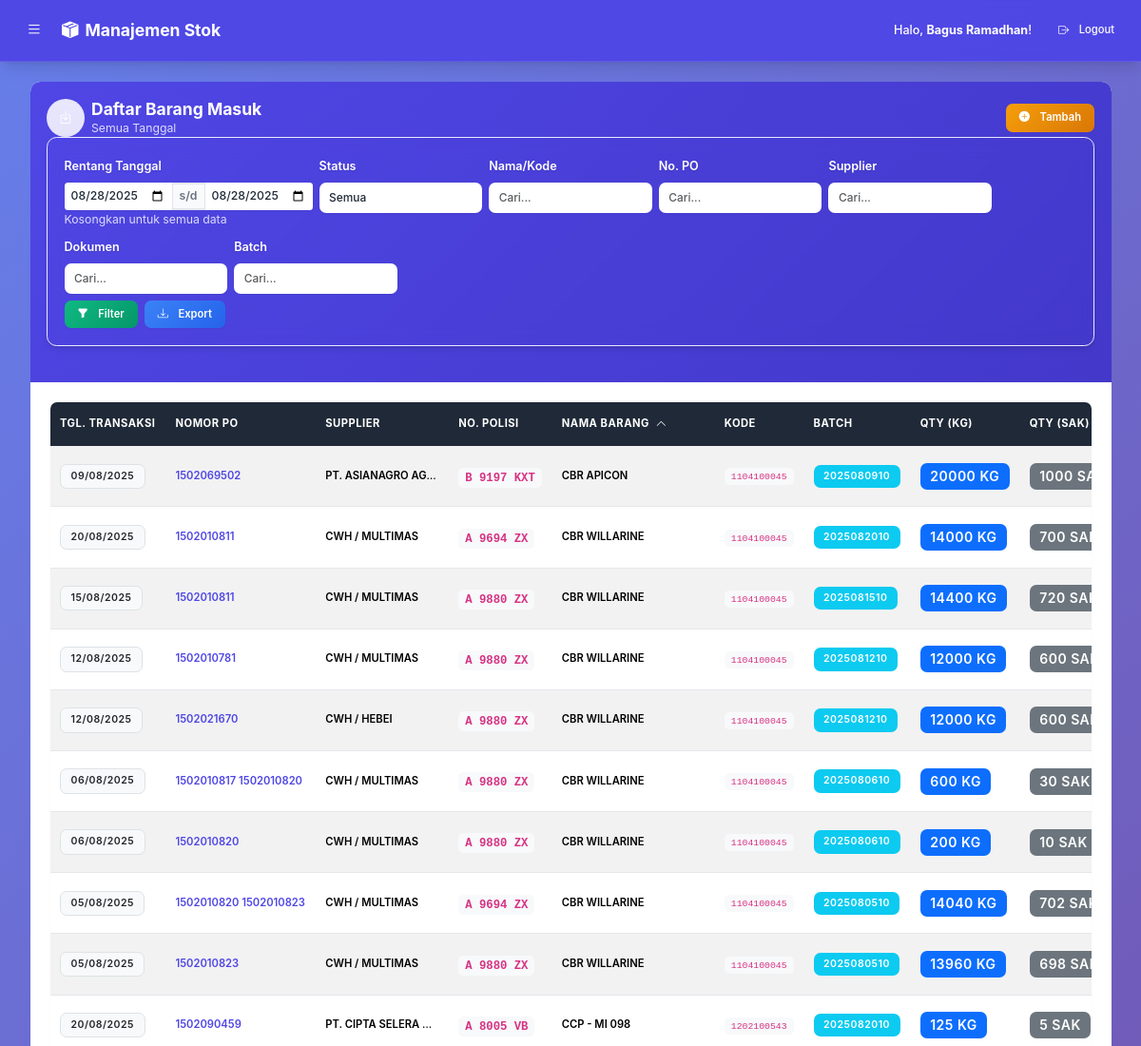
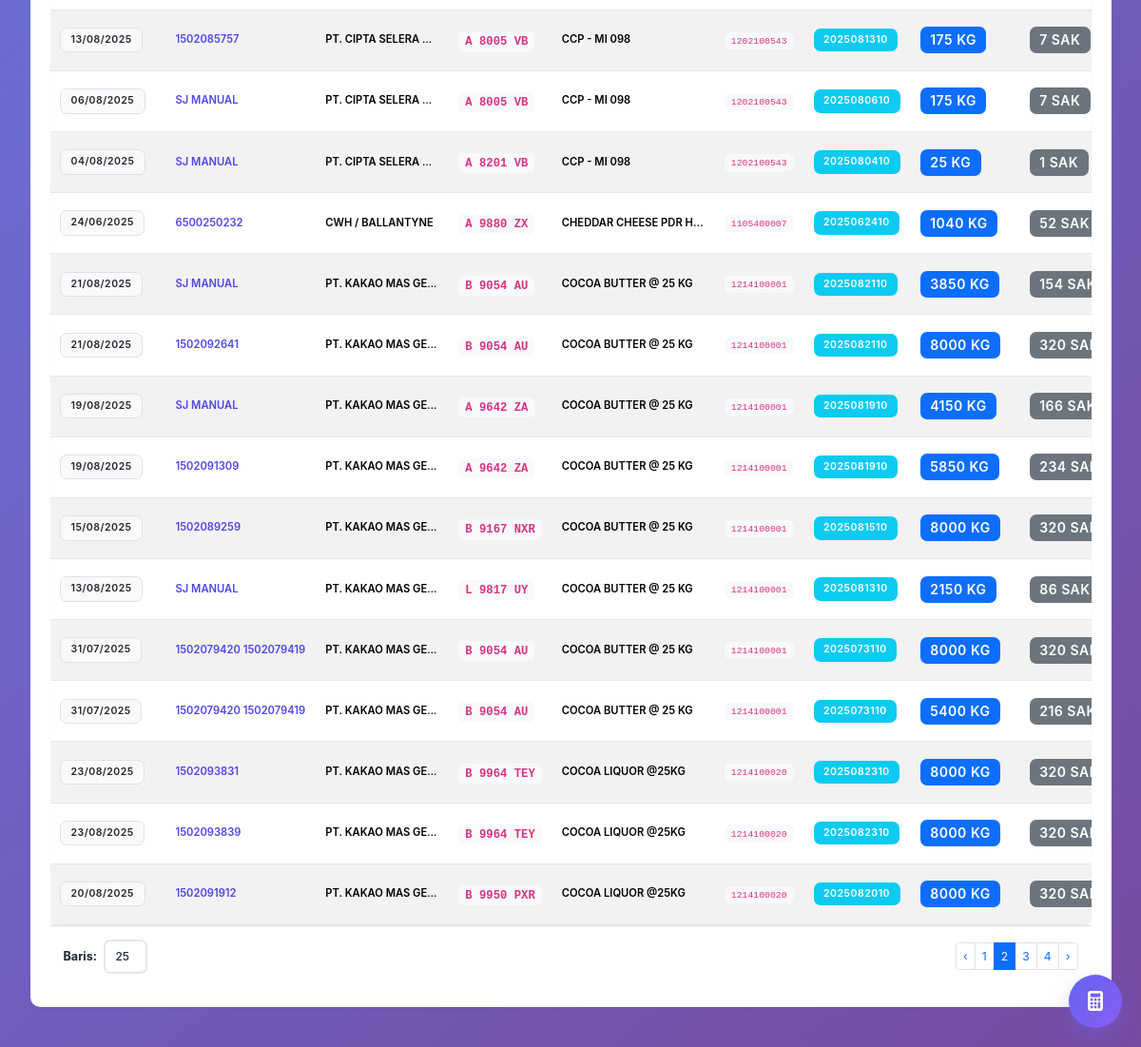
The page /index.php?page=barang_masuk&page_num=2&sort_by=product_name&sort_order=ASC (signed in) on the database its author committed (2 pictures, top to bottom).
### tables this page shows
CREATE TABLE `incoming_transactions` (
  `id` int(11) NOT NULL,
  `product_id` int(11) NOT NULL,
  `po_number` varchar(100) DEFAULT NULL,
  `supplier` varchar(150) DEFAULT NULL,
  `produsen` varchar(150) DEFAULT NULL,
  `license_plate` varchar(20) DEFAULT NULL,
  `quantity_kg` decimal(18,6) NOT NULL DEFAULT 0.000000,
  `quantity_sacks` decimal(18,6) NOT NULL DEFAULT 0.000000,
  `grossweight_kg` decimal(18,6) NOT NULL DEFAULT 0.000000,
  `document_number` varchar(100) DEFAULT NULL,
  `batch_number` varchar(100) DEFAULT NULL,
  `lot_number` decimal(18,6) NOT NULL DEFAULT 0.000000,
  `status` enum('Pending','Closed') NOT NULL DEFAULT 'Pending',
  `transaction_date` date NOT NULL,
  `created_at` timestamp NOT NULL DEFAULT current_timestamp()
);

CREATE TABLE `products` (
  `id` int(11) NOT NULL,
  `sku` varchar(50) DEFAULT NULL,
  `product_name` varchar(255) NOT NULL,
  `standard_qty` decimal(10,2) DEFAULT NULL
);

### koneksi.php (called while the page is built, shortened)
<?php
function formatAngkaUI($angka) {
    $raw = (string)$angka;
    $raw = trim($raw);
    $normalized = str_replace(',', '.', $raw);
    $posComma = strrpos($raw, ',');
    $posDot = strrpos($raw, '.');
    $sepPos = $posComma !== false ? $posComma : $posDot;
    $decLen = 0;
    if ($sepPos !== false) {
        $decPart = substr($raw, $sepPos + 1);
        $decPart = rtrim($decPart, '0');
        $decLen = strlen($decPart);
        $decLen = max(0, min(12, $decLen));
    }
    $num = (float)$normalized;
    if ($decLen <= 0) {
        return str_replace('.', ',', (string)$num);
    }
    $formatted = number_format($num, $decLen, ',', '');
    return $formatted;
}
?>

### barang_masuk_content.php (the view, shortened to what this page needs)
<?php
$start_date = $_GET['start_date'] ?? '';
$end_date = $_GET['end_date'] ?? '';
$filter_date = $_GET['filter_date'] ?? '';
$search_query = $_GET['s'] ?? '';
$po_query = $_GET['po'] ?? '';
$supplier_query = $_GET['sup'] ?? '';
$doc_query = $_GET['doc'] ?? '';
$batch_query = $_GET['batch'] ?? '';
$sort_by = $_GET['sort_by'] ?? 'created_at';
$sort_order = strtoupper($_GET['sort_order'] ?? 'DESC');
$limit = isset($_GET['limit']) && is_numeric($_GET['limit']) ? (int)$_GET['limit'] : 25;
$page_num = isset($_GET['page_num']) && is_numeric($_GET['page_num']) ? (int)$_GET['page_num'] : 1;
$offset = ($page_num - 1) * $limit;
$sql_base = "FROM incoming_transactions t JOIN products p ON t.product_id = p.id WHERE 1=1";
$params = [];
$sql_count = "SELECT COUNT(t.id) " . $sql_base;
$stmt_count = $pdo->prepare($sql_count);
$stmt_count->execute($params);
$total_rows = $stmt_count->fetchColumn();
$total_pages = ceil($total_rows / $limit);
$order_sql = $sort_by === 'product_name' ? "p.product_name $sort_order, t.created_at DESC" : "t.created_at $sort_order";
$sql_transactions = "SELECT t.*, p.product_name, p.sku " . $sql_base . " ORDER BY $order_sql LIMIT :limit OFFSET :offset";
$stmt_transactions = $pdo->prepare($sql_transactions);
$stmt_transactions->bindValue(':limit', $limit, PDO::PARAM_INT);
$stmt_transactions->bindValue(':offset', $offset, PDO::PARAM_INT);
$stmt_transactions->execute();
$transactions = $stmt_transactions->fetchAll(PDO::FETCH_ASSOC);
$query_params = $_GET;
?>
<div class="container-fluid">
    <div class="card shadow-sm">
        <div class="card-header bg-gradient-primary text-white"">
            <div class=" d-flex justify-content-between align-items-center">
            <div class="d-flex align-items-center">
                <div class="icon-circle bg-gradient bg-opacity-20 me-2">
                    <i class="bi bi-box-arrow-in-down"></i>
                </div>
                <div>
                    <h2 class="h5 mb-0 fw-bold text-white">Daftar Barang Masuk</h2>
                    <small class="text-white-50 d-none d-md-block">
                        <?= !empty($filter_date) ? 'Tanggal: ' . date('d F Y', strtotime($filter_date)) : 'Semua Tanggal' ?>
                    </small>
                </div>
            </div>
            <button type="button" class="btn btn-warning btn-sm fw-semibold" data-bs-toggle="modal" data-bs-target="#incomingTransactionModal">
                <i class="bi bi-plus-circle-fill me-1"></i>Tambah
            </button>
        </div>
        <form action="index.php" method="GET" class="filter-form">
            <div class="row g-2">
                <div class="col-6 col-md-3">
                    <label class="form-label text-white fw-semibold small">Rentang Tanggal</label>
                    <div class="input-group input-group-sm">
                        <input type="date" name="start_date" class="form-control form-control-sm bg-white border-0 shadow-sm" value="<?= htmlspecialchars($start_date) ?>" placeholder="Dari">
                        <span class="input-group-text">s/d</span>
                        <input type="date" name="end_date" class="form-control form-control-sm bg-white border-0 shadow-sm" value="<?= htmlspecialchars($end_date) ?>" placeholder="Sampai">
                    </div>
                    <small class="text-white-50 d-block">Kosongkan untuk semua data</small>
                </div>
                <div class="col-6 col-md-2">
                    <label class="form-label text-white fw-semibold small">Status</label>
                    <select name="status_filter" class="form-select form-select-sm bg-white border-0 shadow-sm">
                        <option value="">Semua</option>
                    </select>
                </div>
                <div class="col-6 col-md-2">
                    <label class="form-label text-white fw-semibold small">Nama/Kode</label>
                    <input type="text" name="s" class="form-control form-control-sm bg-white border-0 shadow-sm" placeholder="Cari..." value="<?= htmlspecialchars($search_query ?? '') ?>">
                </div>
                <div class="col-6 col-md-2">
                    <label class="form-label text-white fw-semibold small">No. PO</label>
                    <input type="text" name="po" class="form-control form-control-sm bg-white border-0 shadow-sm" placeholder="Cari..." value="<?= htmlspecialchars($po_query ?? '') ?>">
                </div>
                <div class="col-6 col-md-2">
                    <label class="form-label text-white fw-semibold small">Supplier</label>
                    <input type="text" name="sup" class="form-control form-control-sm bg-white border-0 shadow-sm" placeholder="Cari..." value="<?= htmlspecialchars($supplier_query ?? '') ?>">
                </div>
                <div class="col-6 col-md-2">
                    <label class="form-label text-white fw-semibold small">Dokumen</label>
                    <input type="text" name="doc" class="form-control form-control-sm bg-white border-0 shadow-sm" placeholder="Cari..." value="<?= htmlspecialchars($doc_query ?? '') ?>">
                </div>
                <div class="col-6 col-md-2">
                    <label class="form-label text-white fw-semibold small">Batch</label>
                    <input type="text" name="batch" class="form-control form-control-sm bg-white border-0 shadow-sm" placeholder="Cari..." value="<?= htmlspecialchars($batch_query) ?>">
                </div>
            </div>
            <div class="row mt-2">
                <div class="col-12">
                    <div class="d-flex gap-2 flex-wrap">
                        <button type="submit" class="btn btn-success btn-sm fw-semibold shadow-sm">
                            <i class="bi bi-funnel-fill me-1"></i>Filter
                        </button>
                        <a href="export_csv.php?<?= http_build_query($_GET) ?>" class="btn btn-info btn-sm fw-semibold shadow-sm">
                            <i class="bi bi-download me-1"></i>Export
                        </a>
                    </div>
                </div>
            </div>
        </form>
    </div>
    <div class="card-body">
        <div class="table-responsive">
            <table class="table table-hover table-striped align-middle mb-0">
                <thead class="table-dark sticky-top">
                    <tr>
                        <th class="text-nowrap fw-bold">Tgl. Transaksi</th>
                        <th class="text-nowrap fw-bold">Nomor PO</th>
                        <th class="text-start text-nowrap fw-bold">Supplier</th>
                        <th class="text-nowrap fw-bold">No. Polisi</th>
                        <?php
                            $link_params = $query_params;
                            $is_current = ($sort_by === 'product_name');
                            $next_order = ($is_current && $sort_order === 'ASC') ? 'DESC' : 'ASC';
                            $link_params['sort_by'] = 'product_name';
                            $link_params['sort_order'] = $next_order;
                        ?>
                        <th class="text-start text-nowrap fw-bold">
                            <a href="?<?= http_build_query($link_params) ?>" class="text-white text-decoration-none">
                                Nama Barang
                                <?php if ($is_current): ?>
                                    <i class="bi bi-chevron-<?= strtolower($sort_order) === 'asc' ? 'up' : 'down' ?> ms-1"></i>
                                <?php else: ?>
                                    <i class="bi bi-chevron-expand ms-1"></i>
                                <?php endif; ?>
                            </a>
                        </th>
                        <th class="text-nowrap fw-bold">Kode</th>
                        <th class="text-nowrap fw-bold">BATCH</th>
                        <th class="text-nowrap fw-bold">QTY (KG)</th>
                        <th class="text-nowrap fw-bold">QTY (SAK)</th>
                    </tr>
                </thead>
                <tbody>
                    <?php if (empty($transactions)): ?>
                        <tr>
                            <td colspan="13" class="text-center text-muted p-5">
                                <div class="empty-state">
                                    <i class="bi bi-inbox display-1 text-muted opacity-50"></i>
                                    <h5 class="mt-3 text-muted">Belum Ada Data Transaksi</h5>
                                    <p class="text-muted">Mulai tambahkan transaksi barang masuk untuk melihat data di sini</p>
                                    <button type="button" class="btn btn-primary btn-sm" data-bs-toggle="modal" data-bs-target="#incomingTransactionModal">
                                        <i class="bi bi-plus-circle me-1"></i>Tambah Transaksi Pertama
                                    </button>
                                </div>
                            </td>
                        </tr>
                        <?php else: foreach ($transactions as $tx): ?>
                            <tr class="transaction-row">
                                <td class="text-nowrap">
                                    <span class="badge bg-light text-dark border">
                                        <?= date('d/m/Y', strtotime($tx['transaction_date'])) ?>
                                    </span>
                                </td>
                                <td class="text-nowrap">
                                    <span class="text-primary fw-semibold" title="<?= htmlspecialchars($tx['po_number']) ?>">
                                        <?= htmlspecialchars($tx['po_number']) ?>
                                    </span>
                                </td>
                                <td class="text-start text-truncate" style="max-width: 140px;">
                                    <span class="fw-semibold" title="<?= htmlspecialchars($tx['supplier']) ?>">
                                        <?= htmlspecialchars($tx['supplier']) ?>
                                    </span>
                                </td>
                                <td class="text-nowrap fw-bold fs-6">
                                    <code class="bg-light px-2 py-1 rounded"><?= htmlspecialchars($tx['license_plate']) ?></code>
                                </td>
                                <td class="text-start">
                                    <div class="product-info">
                                        <div class="fw-semibold text-truncate" style="max-width: 150px;" title="<?= htmlspecialchars($tx['product_name']) ?>">
                                            <?= htmlspecialchars($tx['product_name']) ?>
                                        </div>
                                    </div>
                                </td>
                                <td class="text-nowrap">
                                    <code class="bg-light px-2 py-1 rounded"><?= htmlspecialchars($tx['sku']) ?></code>
                                </td>
                                <td class="text-nowrap">
                                    <span class="badge bg-info text-white" title="<?= htmlspecialchars($tx['batch_number']) ?>">
                                        <?= htmlspecialchars($tx['batch_number']) ?>
                                    </span>
                                </td>
                                <td class="text-nowrap">
                                    <span class="badge bg-primary fs-6"><?= formatAngkaUI($tx['quantity_kg']) ?> kg</span>
                                </td>
                                <td class="text-nowrap">
                                    <span class="badge bg-secondary fs-6"><?= formatAngkaUI($tx['quantity_sacks']) ?> sak</span>
                                </td>
                            </tr>
                    <?php endforeach;
                    endif; ?>
                </tbody>
            </table>
        </div>
        <div class="d-flex justify-content-between align-items-center p-3 border-top">
            <form action="index.php" method="GET" class="d-flex align-items-center gap-2">
                <label for="limit" class="form-label small text-nowrap mb-0">Baris:</label>
                <select name="limit" id="limit" class="form-select form-select-sm" style="width: auto;" onchange="this.form.submit()">
                    <option value="25" <?= ($limit == 25 ? 'selected' : '') ?>>25</option>
                </select>
            </form>
            <?php if ($total_pages > 1): ?>
                <nav aria-label="Page navigation">
                    <ul class="pagination pagination-sm mb-0">
                        <?php
                        unset($query_params['page_num']);
                        $prev_page = $page_num - 1;
                        $link_params = $query_params;
                        $link_params['page_num'] = $prev_page;
                        echo '<li class="page-item ' . ($page_num <= 1 ? 'disabled' : '') . '"><a class="page-link" href="?' . http_build_query($link_params) . '">‹</a></li>';
                        $start = max(1, $page_num - 2);
                        $end = min($total_pages, $page_num + 2);
                        for ($i = $start; $i <= $end; $i++) {
                            $link_params['page_num'] = $i;
                            $active_class = ($i == $page_num) ? 'active' : '';
                            echo '<li class="page-item ' . $active_class . '"><a class="page-link" href="?' . http_build_query($link_params) . '">' . $i . '</a></li>';
                        }
                        $next_page = $page_num + 1;
                        $link_params['page_num'] = $next_page;
                        echo '<li class="page-item ' . ($page_num >= $total_pages ? 'disabled' : '') . '"><a class="page-link" href="?' . http_build_query($link_params) . '">›</a></li>';
                        ?>
                    </ul>
                </nav>
            <?php endif; ?>
        </div>
    </div>
</div>
</div>

### rows shown on the page
incoming_transactions: transaction_date "09/08/2025", po_number "1502069502", supplier "PT. ASIANAGRO AG…", license_plate "B 9197 KXT", product.product_name "CBR APICON", product.sku "1104100045", batch_number "2025080910", quantity_kg "20000", quantity_sacks "1000"
incoming_transactions: transaction_date "20/08/2025", po_number "1502010811", supplier "CWH / MULTIMAS", license_plate "A 9694 ZX", product.product_name "CBR WILLARINE", product.sku "1104100045", batch_number "2025082010", quantity_kg "14000", quantity_sacks "700"
incoming_transactions: transaction_date "15/08/2025", po_number "1502010811", supplier "CWH / MULTIMAS", license_plate "A 9880 ZX", product.product_name "CBR WILLARINE", product.sku "1104100045", batch_number "2025081510", quantity_kg "14400", quantity_sacks "720"
incoming_transactions: transaction_date "12/08/2025", po_number "1502010781", supplier "CWH / MULTIMAS", license_plate "A 9880 ZX", product.product_name "CBR WILLARINE", product.sku "1104100045", batch_number "2025081210", quantity_kg "12000", quantity_sacks "600"
incoming_transactions: transaction_date "12/08/2025", po_number "1502021670", supplier "CWH / HEBEI", license_plate "A 9880 ZX", product.product_name "CBR WILLARINE", product.sku "1104100045", batch_number "2025081210", quantity_kg "12000", quantity_sacks "600"
incoming_transactions: transaction_date "06/08/2025", po_number "1502010817 1502010820", supplier "CWH / MULTIMAS", license_plate "A 9880 ZX", product.product_name "CBR WILLARINE", product.sku "1104100045", batch_number "2025080610", quantity_kg "600", quantity_sacks "30"
incoming_transactions: transaction_date "06/08/2025", po_number "1502010820", supplier "CWH / MULTIMAS", license_plate "A 9880 ZX", product.product_name "CBR WILLARINE", product.sku "1104100045", batch_number "2025080610", quantity_kg "200", quantity_sacks "10"
incoming_transactions: transaction_date "05/08/2025", po_number "1502010820 1502010823", supplier "CWH / MULTIMAS", license_plate "A 9694 ZX", product.product_name "CBR WILLARINE", product.sku "1104100045", batch_number "2025080510", quantity_kg "14040", quantity_sacks "702"
incoming_transactions: transaction_date "05/08/2025", po_number "1502010823", supplier "CWH / MULTIMAS", license_plate "A 9880 ZX", product.product_name "CBR WILLARINE", product.sku "1104100045", batch_number "2025080510", quantity_kg "13960", quantity_sacks "698"
incoming_transactions: transaction_date "20/08/2025", po_number "1502090459", supplier "PT. CIPTA SELERA…", license_plate "A 8005 VB", product.product_name "CCP - MI 098", product.sku "1202100543", batch_number "2025082010", quantity_kg "125", quantity_sacks "5"
incoming_transactions: transaction_date "13/08/2025", po_number "1502085757", supplier "PT. CIPTA SELERA…", license_plate "A 8005 VB", product.product_name "CCP - MI 098", product.sku "1202100543", batch_number "2025081310", quantity_kg "175", quantity_sacks "7"
incoming_transactions: transaction_date "06/08/2025", po_number "SJ MANUAL", supplier "PT. CIPTA SELERA…", license_plate "A 8005 VB", product.product_name "CCP - MI 098", product.sku "1202100543", batch_number "2025080610", quantity_kg "175", quantity_sacks "7"
incoming_transactions: transaction_date "04/08/2025", po_number "SJ MANUAL", supplier "PT. CIPTA SELERA…", license_plate "A 8201 VB", product.product_name "CCP - MI 098", product.sku "1202100543", batch_number "2025080410", quantity_kg "25", quantity_sacks "1"
incoming_transactions: transaction_date "24/06/2025", po_number "6500250232", supplier "CWH / BALLANTYNE", license_plate "A 9880 ZX", product.product_name "CHEDDAR CHEESE PDR H…", product.sku "1105400007", batch_number "2025062410", quantity_kg "1040", quantity_sacks "52"
incoming_transactions: transaction_date "21/08/2025", po_number "SJ MANUAL", supplier "PT. KAKAO MAS GE…", license_plate "B 9054 AU", product.product_name "COCOA BUTTER @ 25 KG", product.sku "1214100001", batch_number "2025082110", quantity_kg "3850", quantity_sacks "154"
incoming_transactions: transaction_date "21/08/2025", po_number "1502092641", supplier "PT. KAKAO MAS GE…", license_plate "B 9054 AU", product.product_name "COCOA BUTTER @ 25 KG", product.sku "1214100001", batch_number "2025082110", quantity_kg "8000", quantity_sacks "320"
incoming_transactions: transaction_date "19/08/2025", po_number "SJ MANUAL", supplier "PT. KAKAO MAS GE…", license_plate "A 9642 ZA", product.product_name "COCOA BUTTER @ 25 KG", product.sku "1214100001", batch_number "2025081910", quantity_kg "4150", quantity_sacks "166"
incoming_transactions: transaction_date "19/08/2025", po_number "1502091309", supplier "PT. KAKAO MAS GE…", license_plate "A 9642 ZA", product.product_name "COCOA BUTTER @ 25 KG", product.sku "1214100001", batch_number "2025081910", quantity_kg "5850", quantity_sacks "234"
incoming_transactions: transaction_date "15/08/2025", po_number "1502089259", supplier "PT. KAKAO MAS GE…", license_plate "B 9167 NXR", product.product_name "COCOA BUTTER @ 25 KG", product.sku "1214100001", batch_number "2025081510", quantity_kg "8000", quantity_sacks "320"
incoming_transactions: transaction_date "13/08/2025", po_number "SJ MANUAL", supplier "PT. KAKAO MAS GE…", license_plate "L 9817 UY", product.product_name "COCOA BUTTER @ 25 KG", product.sku "1214100001", batch_number "2025081310", quantity_kg "2150", quantity_sacks "86"
incoming_transactions: transaction_date "31/07/2025", po_number "1502079420 1502079419", supplier "PT. KAKAO MAS GE…", license_plate "B 9054 AU", product.product_name "COCOA BUTTER @ 25 KG", product.sku "1214100001", batch_number "2025073110", quantity_kg "8000", quantity_sacks "320"
incoming_transactions: transaction_date "31/07/2025", po_number "1502079420 1502079419", supplier "PT. KAKAO MAS GE…", license_plate "B 9054 AU", product.product_name "COCOA BUTTER @ 25 KG", product.sku "1214100001", batch_number "2025073110", quantity_kg "5400", quantity_sacks "216"
incoming_transactions: transaction_date "23/08/2025", po_number "1502093831", supplier "PT. KAKAO MAS GE…", license_plate "B 9964 TEY", product.product_name "COCOA LIQUOR @25KG", product.sku "1214100020", batch_number "2025082310", quantity_kg "8000", quantity_sacks "320"
incoming_transactions: transaction_date "23/08/2025", po_number "1502093839", supplier "PT. KAKAO MAS GE…", license_plate "B 9964 TEY", product.product_name "COCOA LIQUOR @25KG", product.sku "1214100020", batch_number "2025082310", quantity_kg "8000", quantity_sacks "320"
incoming_transactions: transaction_date "20/08/2025", po_number "1502091912", supplier "PT. KAKAO MAS GE…", license_plate "B 9950 PXR", product.product_name "COCOA LIQUOR @25KG", product.sku "1214100020", batch_number "2025082010", quantity_kg "8000", quantity_sacks "320"

### other values the page prints
$_SESSION['user_nama'] "Bagus Ramadhan"
